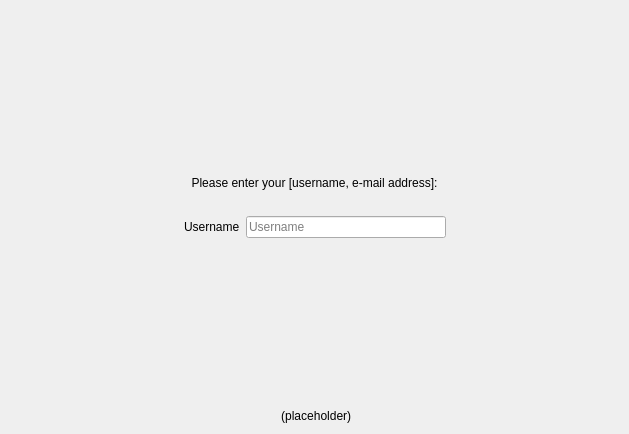
<?xml version="1.0" encoding="UTF-8"?>
<ui version="4.0">
 <class>LegacyWebFingerSetupWizardPage</class>
 <widget class="QWidget" name="LegacyWebFingerSetupWizardPage">
  <property name="geometry">
   <rect>
    <x>0</x>
    <y>0</y>
    <width>629</width>
    <height>434</height>
   </rect>
  </property>
  <property name="windowTitle">
   <string>Form</string>
  </property>
  <layout class="QVBoxLayout" name="verticalLayout">
   <item>
    <spacer name="verticalSpacer">
     <property name="orientation">
      <enum>Qt::Vertical</enum>
     </property>
     <property name="sizeType">
      <enum>QSizePolicy::MinimumExpanding</enum>
     </property>
     <property name="sizeHint" stdset="0">
      <size>
       <width>20</width>
       <height>20</height>
      </size>
     </property>
    </spacer>
   </item>
   <item>
    <widget class="QLabel" name="enterYourUsernameLabel">
     <property name="text">
      <string notr="true">Please enter your [username, e-mail address]:</string>
     </property>
     <property name="alignment">
      <set>Qt::AlignCenter</set>
     </property>
    </widget>
   </item>
   <item>
    <spacer name="verticalSpacer_3">
     <property name="orientation">
      <enum>Qt::Vertical</enum>
     </property>
     <property name="sizeType">
      <enum>QSizePolicy::Minimum</enum>
     </property>
     <property name="sizeHint" stdset="0">
      <size>
       <width>20</width>
       <height>20</height>
      </size>
     </property>
    </spacer>
   </item>
   <item>
    <layout class="QHBoxLayout" name="horizontalLayout">
     <item>
      <spacer name="horizontalSpacer">
       <property name="orientation">
        <enum>Qt::Horizontal</enum>
       </property>
       <property name="sizeHint" stdset="0">
        <size>
         <width>40</width>
         <height>20</height>
        </size>
       </property>
      </spacer>
     </item>
     <item>
      <layout class="QFormLayout" name="formLayout">
       <item row="0" column="0">
        <widget class="QLabel" name="usernameLabel">
         <property name="text">
          <string>Username</string>
         </property>
        </widget>
       </item>
       <item row="0" column="1">
        <widget class="QLineEdit" name="usernameLineEdit">
         <property name="minimumSize">
          <size>
           <width>200</width>
           <height>0</height>
          </size>
         </property>
         <property name="placeholderText">
          <string>Username</string>
         </property>
        </widget>
       </item>
      </layout>
     </item>
     <item>
      <spacer name="horizontalSpacer_2">
       <property name="orientation">
        <enum>Qt::Horizontal</enum>
       </property>
       <property name="sizeHint" stdset="0">
        <size>
         <width>40</width>
         <height>20</height>
        </size>
       </property>
      </spacer>
     </item>
    </layout>
   </item>
   <item>
    <spacer name="verticalSpacer_2">
     <property name="orientation">
      <enum>Qt::Vertical</enum>
     </property>
     <property name="sizeHint" stdset="0">
      <size>
       <width>20</width>
       <height>40</height>
      </size>
     </property>
    </spacer>
   </item>
   <item>
    <widget class="QLabel" name="urlLabel">
     <property name="text">
      <string notr="true">&lt;server URL&gt; (placeholder)</string>
     </property>
     <property name="alignment">
      <set>Qt::AlignCenter</set>
     </property>
    </widget>
   </item>
  </layout>
 </widget>
 <resources/>
 <connections/>
</ui>
